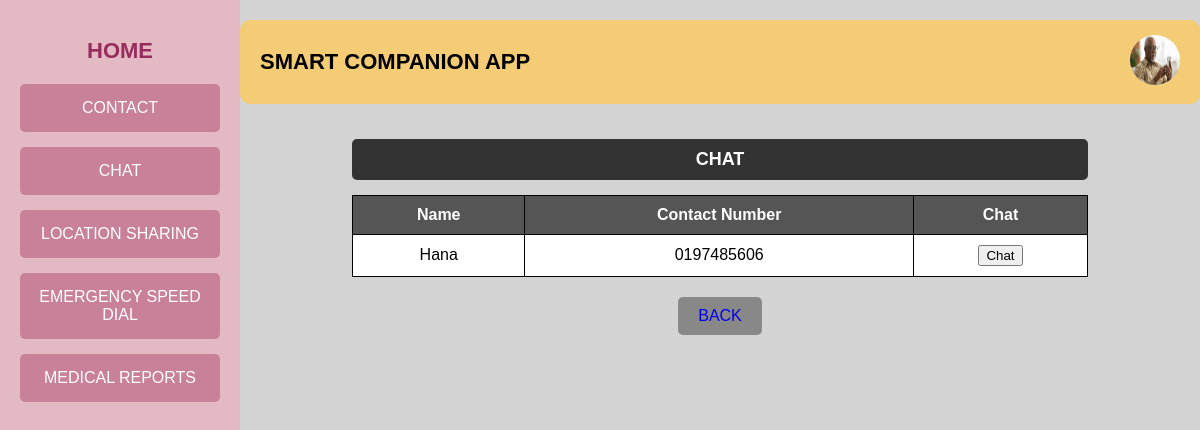
/chatuser (signed in), run on an earlier commit of the app's database.
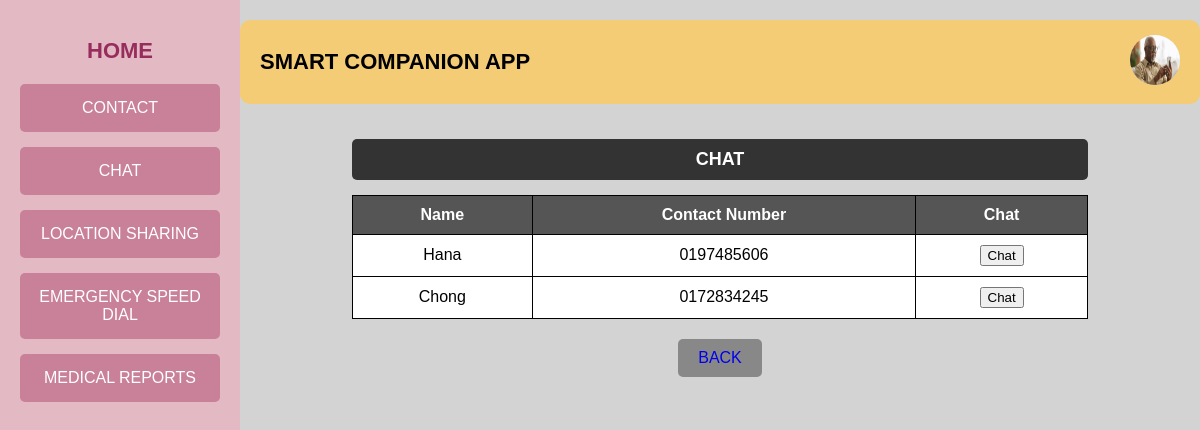
And on a later commit of the database.
### tables this page shows
CREATE TABLE contact (
            id INTEGER PRIMARY KEY AUTOINCREMENT,
            name TEXT NOT NULL,
            contact_number TEXT NOT NULL,
            rel_id INTEGER NOT NULL
        );

### app.py (the view, shortened to what this page needs)
@app.route("/chatuser", methods=["GET", "POST"])
def chatuser():
    db= get_db()
    cursor = db.cursor()
    user_id = session.get('user_id')
    str_user_id = str(user_id)
    with open("static/img_log/user/"+ str_user_id + ".txt", "r") as file:
        image_name = str(file.read())
        image_url= url_for('static', filename='uploads/'+ image_name)
    cursor.execute("SELECT * FROM contact where rel_id = ?", (user_id,))
    contacts_list = cursor.fetchall()  # Fetch all matching rows
    db.commit()
    contact_number = request.args.get('contact')
    return render_template("User/chat.html", image_url=image_url, contacts=contacts_list)

### app.py (called while the page is built)
def get_db():
    if 'db' not in g:
        g.db = sqlite3.connect('project.db')
        g.db.row_factory = sqlite3.Row
    return g.db

### templates/User/chat.html (shortened to what this page needs)
<!DOCTYPE html>
<html lang="en">
<head>
    <link rel="stylesheet" href="static/contact.css">
</head>
<body>
    <div class="container">
        <div class="sidebar">
            <a href="{{ url_for('user') }}"><h2>HOME</h2></a>
            <a href="{{ url_for('contactuser') }}"><button class="nav-btn">CONTACT</button></a>
            <a href="{{ url_for('chatuser') }}"><button class="nav-btn">CHAT</button></a>
            <a href="{{ url_for('locationuser') }}"><button class="nav-btn">LOCATION SHARING</button></a>
            <a href="{{ url_for('emergencyuser') }}"><button class="nav-btn">EMERGENCY SPEED DIAL</button></a>
            <a href="{{ url_for('medicaluser') }}"><button class="nav-btn">MEDICAL REPORTS</button></a>
        </div>
        <div class="main-content">
            <div class="header">
                <h1>SMART COMPANION APP</h1>
                <div class="user-profile">
                    <a href="{{ url_for('userprofile') }}"><img src="{{ image_url }}" alt="Profile Picture" class="profile-img"></a>
                </div>
            </div>
            <div class="contacts-section">
                <h2 class="contacts-title">CHAT</h2>
                <table class="contacts-table">
                    <tr>
                        <th>Name</th>
                        <th>Contact Number</th>
                        <th>Chat</th>
                    </tr>
                    {% for contact in contacts %}
                    <tr>
                        <td>{{ contact[1] }}</td>
                        <td>{{ contact[2] }}</td>
                        <td>
                            <a href="{{ url_for('chatuser', contact=contact[2]) }}" target="_blank">
                                <button type="button">Chat</button>
                            </a>
                        </td>
                    </tr>
                    {% endfor %}
                </table>
            </div>
            <div class="buttons">
                <button class="back-btn" ><a href="{{ url_for('user') }}">BACK</a></button>
            </div>
        </div>
    </div>
</body>
</html>

What changed in the data, as far as the page shows it:
added contact: name "Chong", contact_number "0172834245"
